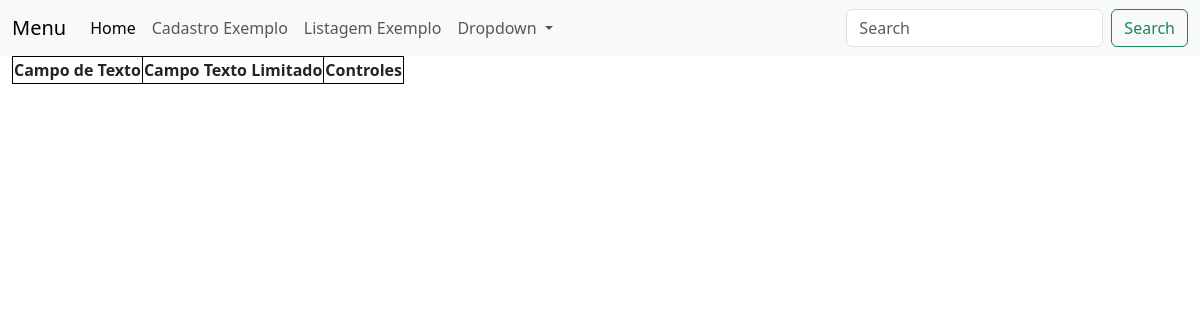
The page /exemplos/listar on the database as committed earlier.
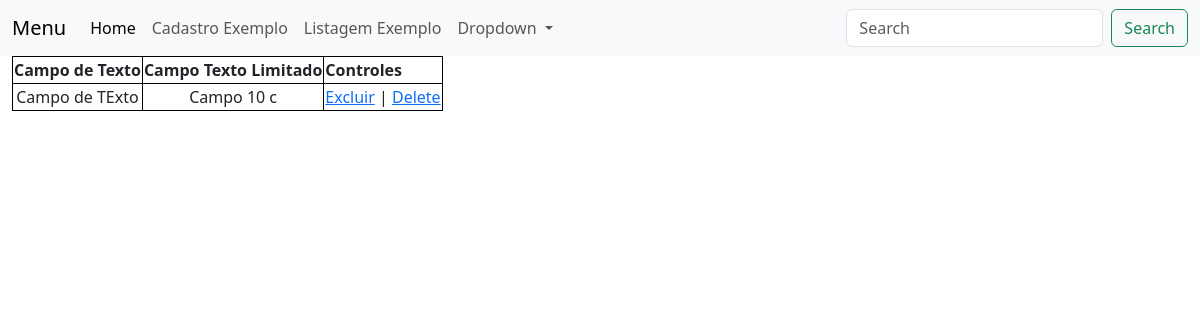
The same page on the database as committed later.
### models.py (models this page shows)
class CamposExemplo(db.Model):
    __tablename__ = "campos_teste"
    id = db.Column(db.Integer, primary_key=True)
    campo_texto = db.Column(db.String(150), nullable=False)
    campo_texto_limitado = db.Column(db.String(10), nullable=False) # campo limitado
    campo_email = db.Column(db.String(150), nullable=False)
    campo_numero = db.Column(db.Integer, nullable=False)
    campo_data = db.Column(db.Date, nullable=False)
    campo_selecao = db.Column(db.Integer, nullable=False)
    chk_habilitado = db.Column(db.Boolean, nullable=False)
    chk_desabilitado = db.Column(db.Boolean, nullable=False)
    rb_resposta = db.Column(db.String(1), nullable=False)
    area_texto = db.Column(db.String(450), nullable=False)

### controller.py (the view)
@bp.route("/listar")
def listar():
    listagem = CamposExemplo.query.filter_by().all()
    return render_template("listagem_exemplo.html", listagem=listagem)

### templates/listagem_exemplo.html (shortened to what this page needs)
{% extends 'layout.html' %}
{% block content %}
<table>
    <tr>
        <th>Campo de Texto</th>
        <th>Campo Texto Limitado</th>
        <th>Controles</th>
    </tr>
    {% for l in listagem %}
    <tr>
        <td>{{l.campo_texto}}</td>
        <td>{{l.campo_texto_limitado}}</td>
        <td>
            <a href="">Excluir</a> |
            <a href="">Delete</a>
        </td>
    </tr>
    {% endfor %}
</table>
{% endblock %}

### templates/layout.html (shortened to what this page needs)
<!DOCTYPE html>
<html lang="pt-br">
<head>
    <link rel="stylesheet" href="/static/css/main.css">
    <link rel="stylesheet" href="/static/bootstrap-5.3.6/css/bootstrap.min.css">
</head>
<body>
    {% include 'navbar.html' %}
    <main class="container-fluid">
        {% block content %}{% endblock %}
    </main>
</body>
</html>

### templates/navbar.html (shortened to what this page needs)
<nav class="navbar navbar-expand-lg bg-body-tertiary">
  <div class="container-fluid">
    <a class="navbar-brand" href="#">Menu</a>
    <div class="collapse navbar-collapse" id="navbarSupportedContent">
      <ul class="navbar-nav me-auto mb-2 mb-lg-0">
        <li class="nav-item">
          <a class="nav-link active" aria-current="page" href="/">Home</a>
        </li>
        <li class="nav-item">
          <a class="nav-link" href="/exemplos/cadastro_exemplo">Cadastro Exemplo</a>
        </li>
        <li class="nav-item">
          <a class="nav-link" href="/exemplos/listar">Listagem Exemplo</a>
        </li>
        <li class="nav-item dropdown">
          <a class="nav-link dropdown-toggle" href="#" role="button" data-bs-toggle="dropdown" aria-expanded="false">
            Dropdown
          </a>
        </li>
      </ul>
      <form class="d-flex" role="search">
        <input class="form-control me-2" type="search" placeholder="Search" aria-label="Search"/>
        <button class="btn btn-outline-success" type="submit">Search</button>
      </form>
    </div>
  </div>
</nav>

### templates/listagem_exemplo.html (style rules this page uses)
table, th, td { border: 1px solid black; }
table td { text-align: center; }

Rows that differ between the two databases and show on the page:
added CamposExemplo: campo_texto "Campo de TExto", campo_texto_limitado "Campo 10 c"
